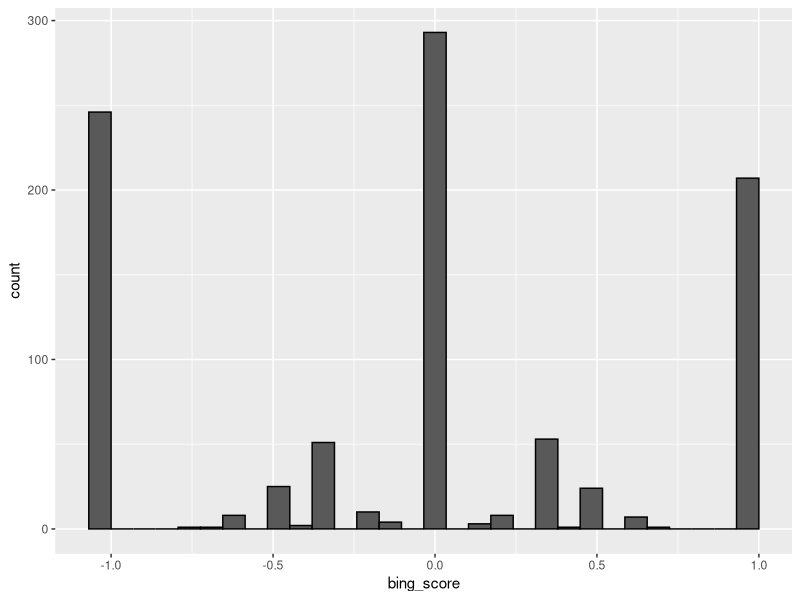
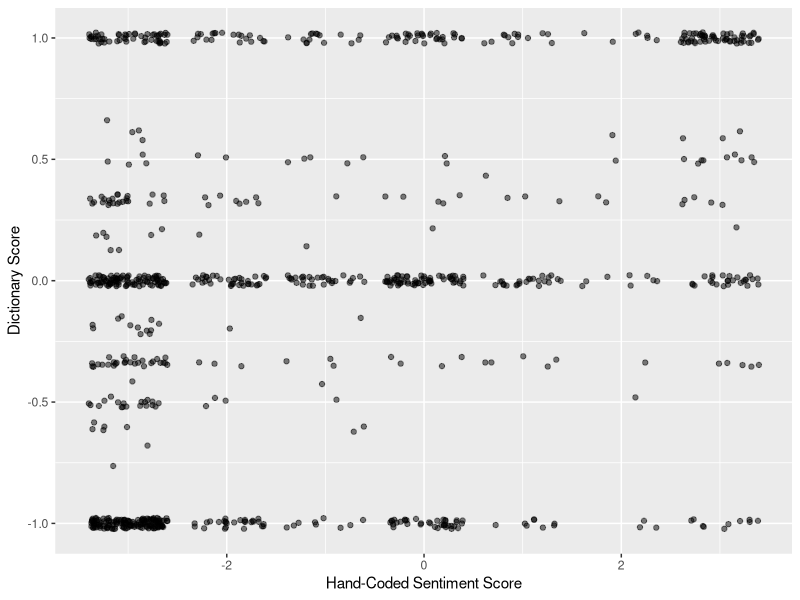

Source code (R) for these figures, in order: (Note: this script raises an error after producing the figures.)
#' ---
#'
#' title: Classify the sentiment of 945 tweets about the Supreme Court
#'
#' ---

library(tidyverse)
library(tidytext)

## Step 1: Load and tidy the tweets ---------------------------

tweets <- read_csv('data/tweets/supreme-court-tweets.csv')

# create a sentiment score equal to the sum of the expert codes
tweets <- tweets |>
  mutate(sentiment_score = expert1 + expert2 + expert3) |>
  # recode tweet_id as a factor so we don't lose them when we count words
  mutate(tweet_id = factor(tweet_id))

# For those zero sentiment scores, was it mostly that everyone agreed
# on a sentiment score, or there was total disagreement?
tweets |>
  filter(sentiment_score == 0) |>
  filter(expert1 < 0 | expert2 < 0 | expert3 < 0)

# did we get better at coding over time?
tweets |>
  mutate(index = 1:nrow(tweets)) |>
  mutate(everyone_agreed = as.numeric(expert1 == expert2,
                                      expert2 == expert3)) |>
  mutate(early_tweet = as.numeric(index <= 100)) |>
  filter(!is.na(everyone_agreed)) |>
  group_by(early_tweet) |>
  summarize(pct_agreement = mean(everyone_agreed))


## Step 2: Tokenize and merge with a sentiment lexicon -----------

tidy_tweets <- tweets |>
  unnest_tokens(input = 'text',
                output = 'word')


# merge with sentiment lexicon
tidy_tweets <- tidy_tweets |>
  inner_join(get_sentiments('bing'), by = 'word') |>
  # take out the inappropriate words
  filter(!(word %in% c('trump', 'supreme', 'like')))

# to create a sentiment score, just count up positive and negative
# sentiments
tidy_tweets <- tidy_tweets |>
  group_by(tweet_id, .drop = FALSE) |>
  summarize(num_positive = sum(sentiment == 'positive'),
            num_negative = sum(sentiment == 'negative'),
            bing_score = (num_positive - num_negative) / (num_positive + num_negative)) |>
  mutate(bing_score = if_else(is.nan(bing_score), 0, bing_score))

# what's the distribution of sentiment?
ggplot(data = tidy_tweets,
       mapping = aes(x = bing_score)) +
  geom_histogram(color = 'black')

## Step 3: Validation, validation, validation -----------

# merge the scores back in with the original dataset
tweets <- tweets |>
  left_join(tidy_tweets, by = 'tweet_id')

# plot the two measures
ggplot(data = tweets,
       mapping = aes(x=sentiment_score,
                     y=bing_score)) +
  geom_jitter(alpha = 0.5) +
  labs(x='Hand-Coded Sentiment Score',
       y='Dictionary Score')

cor(tweets$sentiment_score, tweets$bing_score,
    use = 'pairwise.complete')

# accuracy measure
tweets |>
  filter(sentiment_score %in% c(3, -3)) |>
  count((sentiment_score == 3 & bing_score > 0) |
          sentiment_score == -3 & bing_score < 0) |>
  pivot_wider(names_from = `(sentiment_score == 3 & bing_score > 0) | ...`,
              values_from = 'n') |>
  mutate(pct_correct = `TRUE` / (`TRUE` + `FALSE`))
